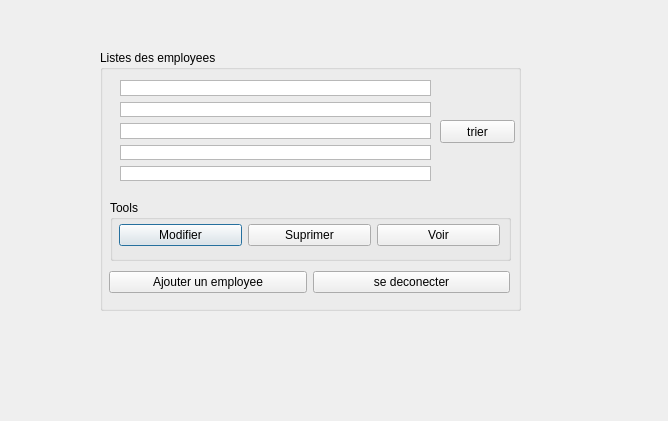
<?xml version="1.0" encoding="UTF-8"?>
<ui version="4.0">
 <class>gestionemployees</class>
 <widget class="QDialog" name="gestionemployees">
  <property name="geometry">
   <rect>
    <x>0</x>
    <y>0</y>
    <width>668</width>
    <height>421</height>
   </rect>
  </property>
  <property name="windowTitle">
   <string>Dialog</string>
  </property>
  <widget class="QGroupBox" name="groupBox">
   <property name="geometry">
    <rect>
     <x>100</x>
     <y>50</y>
     <width>421</width>
     <height>261</height>
    </rect>
   </property>
   <property name="title">
    <string>Listes des employees</string>
   </property>
   <widget class="QGroupBox" name="groupBox_3">
    <property name="geometry">
     <rect>
      <x>10</x>
      <y>150</y>
      <width>401</width>
      <height>61</height>
     </rect>
    </property>
    <property name="title">
     <string>Tools</string>
    </property>
    <widget class="QWidget" name="horizontalLayoutWidget_2">
     <property name="geometry">
      <rect>
       <x>9</x>
       <y>20</y>
       <width>381</width>
       <height>31</height>
      </rect>
     </property>
     <layout class="QHBoxLayout" name="horizontalLayout_4">
      <item>
       <widget class="QPushButton" name="pushButton_3">
        <property name="text">
         <string>Modifier</string>
        </property>
       </widget>
      </item>
      <item>
       <widget class="QPushButton" name="pushButton_4">
        <property name="text">
         <string>Suprimer</string>
        </property>
       </widget>
      </item>
      <item>
       <widget class="QPushButton" name="pushButton_2">
        <property name="text">
         <string>Voir</string>
        </property>
       </widget>
      </item>
     </layout>
    </widget>
   </widget>
   <widget class="QWidget" name="horizontalLayoutWidget">
    <property name="geometry">
     <rect>
      <x>9</x>
      <y>220</y>
      <width>401</width>
      <height>25</height>
     </rect>
    </property>
    <layout class="QHBoxLayout" name="horizontalLayout">
     <item>
      <widget class="QPushButton" name="pushButton_5">
       <property name="text">
        <string>Ajouter un employee</string>
       </property>
      </widget>
     </item>
     <item>
      <widget class="QPushButton" name="pushButton">
       <property name="text">
        <string>se deconecter</string>
       </property>
      </widget>
     </item>
    </layout>
   </widget>
   <widget class="QWidget" name="verticalLayoutWidget">
    <property name="geometry">
     <rect>
      <x>20</x>
      <y>30</y>
      <width>311</width>
      <height>101</height>
     </rect>
    </property>
    <layout class="QVBoxLayout" name="verticalLayout">
     <item>
      <widget class="QTableView" name="tableView"/>
     </item>
     <item>
      <widget class="QTableView" name="tableView_3"/>
     </item>
     <item>
      <widget class="QTableView" name="tableView_2"/>
     </item>
     <item>
      <widget class="QTableView" name="tableView_4"/>
     </item>
     <item>
      <widget class="QTableView" name="tableView_5"/>
     </item>
    </layout>
   </widget>
   <widget class="QPushButton" name="pushButton_6">
    <property name="geometry">
     <rect>
      <x>340</x>
      <y>70</y>
      <width>75</width>
      <height>23</height>
     </rect>
    </property>
    <property name="text">
     <string>trier</string>
    </property>
   </widget>
  </widget>
 </widget>
 <resources/>
 <connections/>
</ui>
